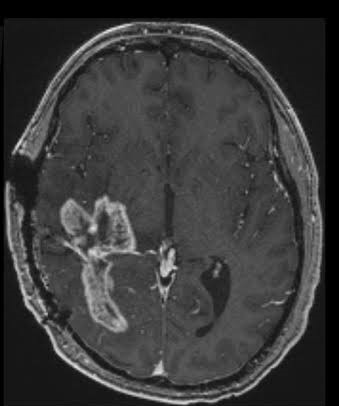
#> input picture dataset/Testing/glioma/Te-gl_102.jpg, 339 x 406 px; its folder holds only this picture in this run
$ python explore_dataset.py
#> lines starting #> are read from the running program, lines starting #| are printed output that depends on the picture
"""
app/utils/explore_dataset.py

Dataset Exploration Script
--------------------------
1. Count images per class in Training & Testing folders
2. Check image sizes (expected 512x512 JPEG)
3. Detect corrupted or duplicate files
4. Visualize sample MRI scans from each class
5. Plot class distribution bar chart
6. Plot pixel intensity distributions per class
"""

import os
import hashlib
from pathlib import Path
from collections import defaultdict

import numpy as np
import matplotlib.pyplot as plt
import matplotlib.gridspec as gridspec
from PIL import Image, UnidentifiedImageError

# ─── Paths ────────────────────────────────────────────────────────────────────
BASE_DIR     = Path(__file__).resolve().parents[2]   # Brain_Tumor_Project/
DATASET_DIR  = BASE_DIR / "dataset"
TRAIN_DIR    = DATASET_DIR / "Training"
TEST_DIR     = DATASET_DIR / "Testing"
CLASSES      = ["glioma", "meningioma", "notumor", "pituitary"]
OUTPUT_DIR   = BASE_DIR / "app" / "utils" / "plots"
OUTPUT_DIR.mkdir(parents=True, exist_ok=True)

# ─── Helpers ──────────────────────────────────────────────────────────────────
def file_hash(path: Path) -> str:
    """MD5 hash of a file for duplicate detection."""
    h = hashlib.md5()
    with open(path, "rb") as f:
        for chunk in iter(lambda: f.read(8192), b""):
            h.update(chunk)
    return h.hexdigest()


def scan_split(split_dir: Path) -> dict:
    """
    Walk a split directory and collect per-class stats.
    Returns a dict keyed by class name with:
      - count, sizes, corrupted, hashes
    """
    stats = {}
    for cls in CLASSES:
        cls_dir = split_dir / cls
        if not cls_dir.exists():
            print(f"  [WARN] Missing class folder: {cls_dir}")
            stats[cls] = {"count": 0, "sizes": [], "corrupted": [], "hashes": []}
            continue

        image_paths = sorted(cls_dir.glob("*"))
        sizes, corrupted, hashes = [], [], []
        for p in image_paths:
            if not p.is_file():
                continue
            try:
                with Image.open(p) as img:
#> img is the input picture: PIL image 339x406 RGB; min 0, max 232, mean 58.2
                    sizes.append(img.size)   # (W, H)
            except (UnidentifiedImageError, Exception) as e:
                corrupted.append((p.name, str(e)))
            hashes.append(file_hash(p))

        stats[cls] = {
            "count":     len(image_paths),
            "sizes":     sizes,
            "corrupted": corrupted,
            "hashes":    hashes,
        }
    return stats


# ─── 1 & 2 — Count + Size Audit ───────────────────────────────────────────────
print("=" * 60)
print("  DATASET EXPLORATION — Brain Tumor MRI")
print("=" * 60)

for split_name, split_dir in [("Training", TRAIN_DIR), ("Testing", TEST_DIR)]:
    print(f"\n📂  {split_name} split  ({split_dir})")
    stats = scan_split(split_dir)
#> stats = 4 items
    total = 0
    for cls in CLASSES:
        s    = stats[cls]
        cnt  = s["count"]
        total += cnt
        # Most-common size
        if s["sizes"]:
            from collections import Counter
            common_size = Counter(s["sizes"]).most_common(1)[0]
        else:
            common_size = (("N/A",), 0)
        # Corrupted
        n_corrupt = len(s["corrupted"])
        # Duplicates
        seen, dups = set(), 0
        for h in s["hashes"]:
            if h in seen:
                dups += 1
            seen.add(h)
        print(f"  {cls:<15} {cnt:>5} images  |  "
              f"most-common size: {common_size[0]}  |  "
              f"corrupted: {n_corrupt}  |  duplicates: {dups}")
        if n_corrupt:
            for fname, err in s["corrupted"][:3]:
                print(f"    ⚠️  {fname}: {err}")
#> this loop made 4 passes
#> (cnt, total, common_size) on passes 1 to 2: (1, 1, ((339, 406), 1)), (1, 2, ((512, 512), 1))
#> (s, cnt, total) on passes 3 to 4: ({'count': 0, 'sizes': [], 'corrupted': [], 'hashes': []}, 0, 2), ({'count': 0, 'sizes': [], 'corrupted': [], 'hashes': []}, 0, 2)
#|   glioma              1 images  |  most-common size: (339, 406)  |  corrupted: 0  |  duplicates: 0
#|   meningioma          1 images  |  most-common size: (512, 512)  |  corrupted: 0  |  duplicates: 0
#|   notumor             0 images  |  most-common size: ('N/A',)  |  corrupted: 0  |  duplicates: 0
#|   pituitary           0 images  |  most-common size: ('N/A',)  |  corrupted: 0  |  duplicates: 0
#> after the loop, total = 2
    print(f"  {'TOTAL':<15} {total:>5}")
#|   TOTAL               2


# ─── 3 — Sample Visualization ─────────────────────────────────────────────────
print("\n📸  Saving sample MRI scans …")

fig, axes = plt.subplots(2, 4, figsize=(16, 8))
fig.patch.set_facecolor("#0f172a")
fig.suptitle("Sample MRI Scans — One per Class (Training)", color="white",
             fontsize=16, fontweight="bold", y=1.01)

for col, cls in enumerate(CLASSES):
    cls_dir = TRAIN_DIR / cls
    imgs = sorted(cls_dir.glob("*.jpg"))[:1] or sorted(cls_dir.glob("*.jpeg"))[:1]
    if not imgs:
        imgs = sorted(cls_dir.glob("*"))[:1]

    for row, path in enumerate([imgs[0]] if imgs else []):
        img = Image.open(path).convert("RGB")
        axes[row][col].imshow(img)
        axes[row][col].set_title(cls.capitalize(), color="white", fontsize=12,
                                 fontweight="bold", pad=6)
        axes[row][col].axis("off")
        axes[row][col].set_facecolor("#0f172a")

    # Grayscale version on second row
    if imgs:
        img_gray = Image.open(imgs[0]).convert("L")
        axes[1][col].imshow(img_gray, cmap="gray")
        axes[1][col].set_title(f"{cls} (gray)", color="#94a3b8", fontsize=10, pad=6)
        axes[1][col].axis("off")
        axes[1][col].set_facecolor("#0f172a")

for ax in axes.flat:
    ax.set_facecolor("#0f172a")

plt.tight_layout()
out_path = OUTPUT_DIR / "sample_scans.png"
plt.savefig(out_path, dpi=150, bbox_inches="tight", facecolor="#0f172a")
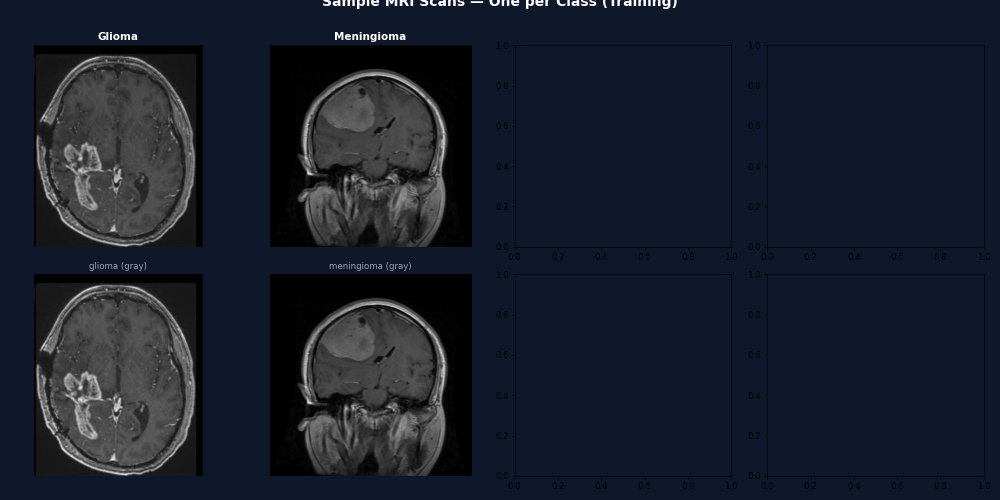
#> figure drawn by matplotlib, 4 panels
plt.close()
print(f"   Saved → {out_path}")


# ─── 4 — Class Distribution Bar Chart ─────────────────────────────────────────
print("\n📊  Plotting class distribution …")

train_counts = {}
test_counts  = {}

for cls in CLASSES:
    train_path = TRAIN_DIR / cls
    test_path  = TEST_DIR  / cls
    train_counts[cls] = len(list(train_path.glob("*"))) if train_path.exists() else 0
    test_counts[cls]  = len(list(test_path.glob("*")))  if test_path.exists()  else 0

x     = np.arange(len(CLASSES))
width = 0.35
TEAL  = "#2dd4bf"
INDIGO = "#818cf8"

fig, ax = plt.subplots(figsize=(10, 6))
fig.patch.set_facecolor("#0f172a")
ax.set_facecolor("#0f172a")

bars1 = ax.bar(x - width / 2, [train_counts[c] for c in CLASSES], width,
               label="Training", color=TEAL,   alpha=0.85, zorder=3)
bars2 = ax.bar(x + width / 2, [test_counts[c]  for c in CLASSES], width,
               label="Testing",  color=INDIGO, alpha=0.85, zorder=3)

ax.set_title("Class Distribution — Training vs Testing", color="white",
             fontsize=14, fontweight="bold", pad=14)
ax.set_xlabel("Tumor Class", color="#94a3b8", fontsize=11)
ax.set_ylabel("Number of Images", color="#94a3b8", fontsize=11)
ax.set_xticks(x)
ax.set_xticklabels([c.capitalize() for c in CLASSES], color="white", fontsize=11)
ax.tick_params(colors="#94a3b8")
ax.yaxis.label.set_color("#94a3b8")
ax.spines[:].set_color("#1e293b")
ax.grid(axis="y", color="#1e293b", linewidth=0.8, zorder=0)
ax.legend(facecolor="#1e293b", edgecolor="#334155", labelcolor="white", fontsize=10)

for bar in list(bars1) + list(bars2):
    h = bar.get_height()
    ax.annotate(f"{int(h)}", xy=(bar.get_x() + bar.get_width() / 2, h),
                xytext=(0, 4), textcoords="offset points",
                ha="center", va="bottom", color="white", fontsize=9)

plt.tight_layout()
out_path = OUTPUT_DIR / "class_distribution.png"
plt.savefig(out_path, dpi=150, bbox_inches="tight", facecolor="#0f172a")
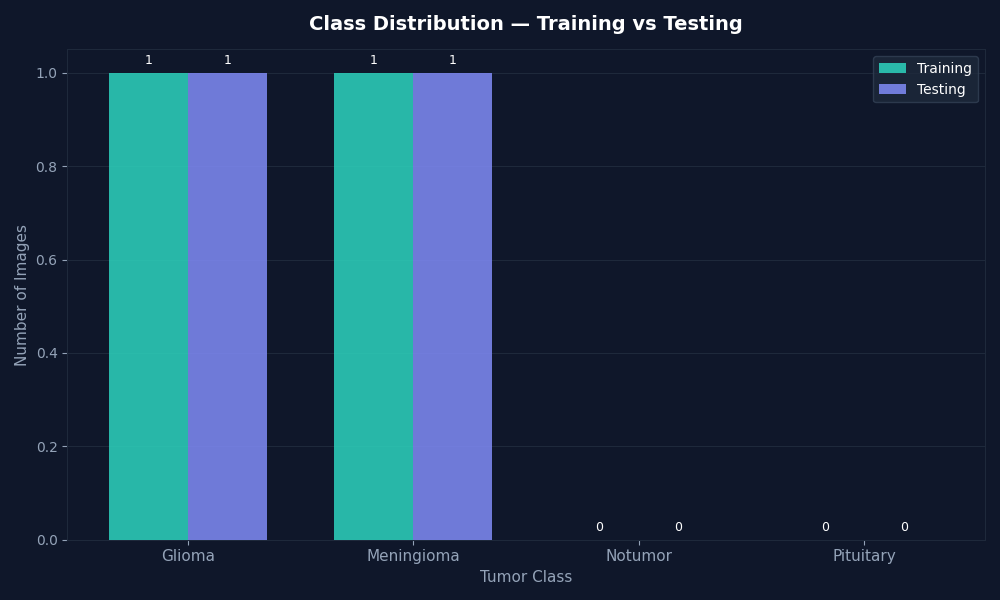
#> figure drawn by matplotlib, 1 panel
plt.close()
print(f"   Saved → {out_path}")


# ─── 5 — Pixel Intensity Distribution per Class ───────────────────────────────
print("\n🔬  Plotting pixel intensity distributions …")

SAMPLE_N = 30   # images per class to sample for speed

fig, axes = plt.subplots(2, 2, figsize=(14, 9))
fig.patch.set_facecolor("#0f172a")
fig.suptitle("Pixel Intensity Distribution per Class (Grayscale channel)",
             color="white", fontsize=14, fontweight="bold")
axes = axes.flat

CLASS_COLORS = {"glioma": "#f87171", "meningioma": "#fb923c",
                "notumor": "#34d399", "pituitary": "#60a5fa"}

for ax, cls in zip(axes, CLASSES):
    cls_dir   = TRAIN_DIR / cls
    all_files = [p for p in cls_dir.glob("*") if p.is_file()]
    sample    = all_files[:SAMPLE_N]
    all_pixels = []

    for path in sample:
        try:
            img = Image.open(path).convert("L")          # grayscale
            all_pixels.append(np.array(img).ravel())
        except Exception:
            pass

    if all_pixels:
        pixels = np.concatenate(all_pixels)
        ax.hist(pixels, bins=64, color=CLASS_COLORS[cls],
                alpha=0.85, edgecolor="none", density=True)
        ax.axvline(pixels.mean(), color="white", lw=1.5,
                   linestyle="--", label=f"mean={pixels.mean():.1f}")
        ax.legend(facecolor="#1e293b", edgecolor="none",
                  labelcolor="white", fontsize=9)

    ax.set_facecolor("#0f172a")
    ax.set_title(cls.capitalize(), color="white", fontsize=12, fontweight="bold")
    ax.set_xlabel("Pixel value (0–255)", color="#94a3b8", fontsize=9)
    ax.set_ylabel("Density", color="#94a3b8", fontsize=9)
    ax.tick_params(colors="#94a3b8")
    ax.spines[:].set_color("#1e293b")

plt.tight_layout()
out_path = OUTPUT_DIR / "pixel_intensity_distributions.png"
plt.savefig(out_path, dpi=150, bbox_inches="tight", facecolor="#0f172a")
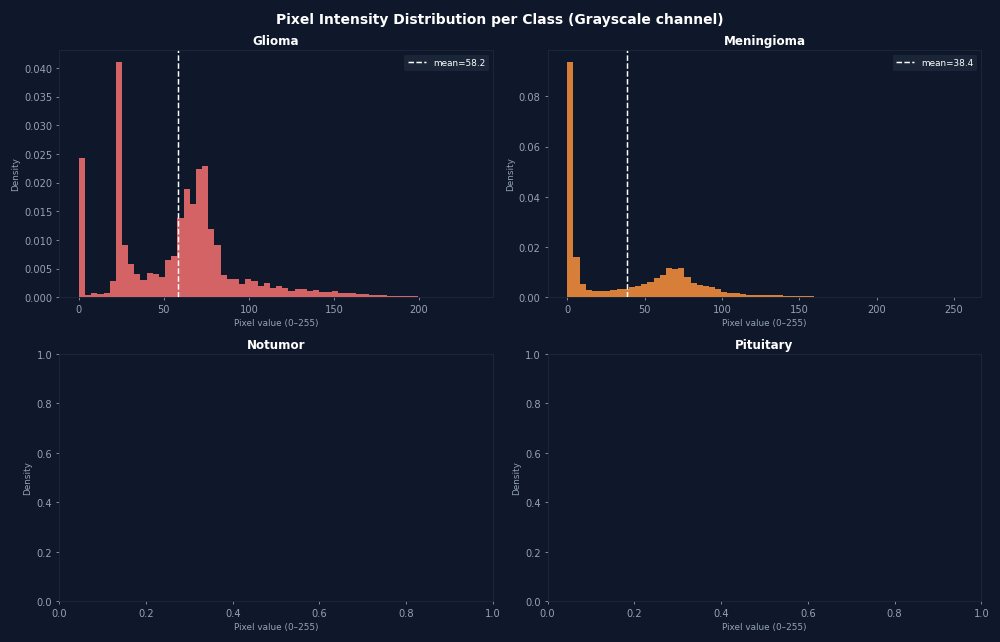
#> figure drawn by matplotlib, 2 panels; panel 1: tallest bar 0.0411 high, from x = 21.75 to 25.38; panel 2: tallest bar 0.0938 high, from x = 0 to 3.98
plt.close()
print(f"   Saved → {out_path}")

print("\n✅  Exploration complete.  All plots saved to:", OUTPUT_DIR)
